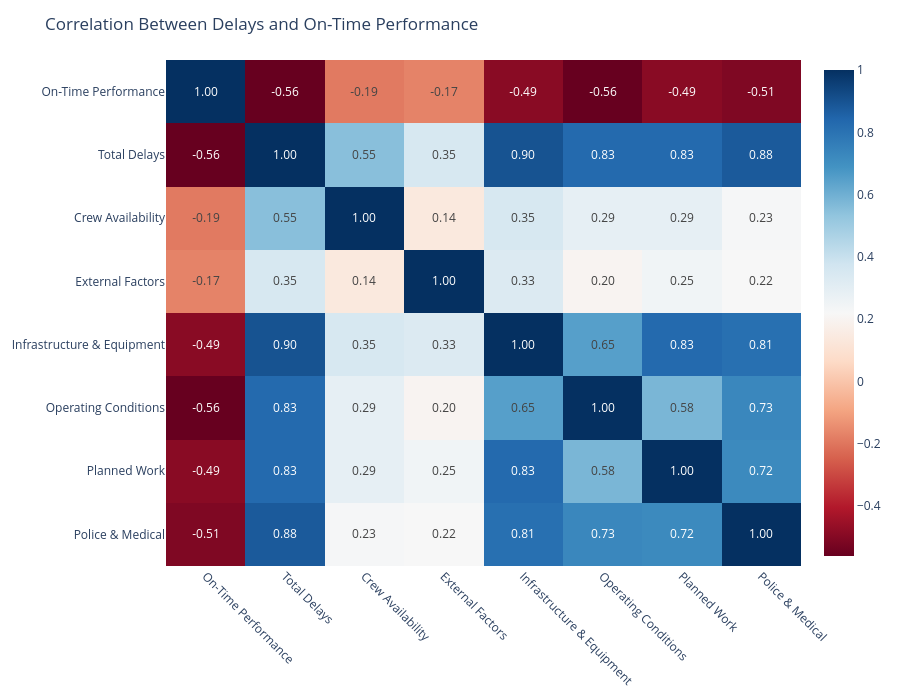

The notebook cell saved with this chart:
### Markdown cell above
**Insight:**

Roughly 70% of subway delays are driven by three categories:Police & Medical, Operating Conditions, and Infrastructure, highlighting that while some delays are external, a significant portion comes from operational inefficiencies and system limitations.

### Code cell
label_map = {
    "terminal_on_time_performance": "On-Time Performance",
    "total_delays": "Total Delays",
    "Crew Availability": "Crew Availability",
    "External Factors": "External Factors",
    "Infrastructure & Equipment": "Infrastructure & Equipment",
    "Operating Conditions": "Operating Conditions",
    "Planned ROW Work": "Planned Work",
    "Police & Medical": "Police & Medical"
}

cols = [
    "terminal_on_time_performance",
    "total_delays",
    "Crew Availability",
    "External Factors",
    "Infrastructure & Equipment",
    "Operating Conditions",
    "Planned ROW Work",
    "Police & Medical"
]

corr = merged_otp_delays[cols].corr().round(2)
corr_pretty = corr.rename(index=label_map, columns=label_map)

fig = px.imshow(
    corr_pretty,
    text_auto=True,
    color_continuous_scale="RdBu",
    aspect="auto"
)

fig.update_traces(texttemplate="%{z:.2f}")

fig.update_layout(
    title="Correlation Between Delays and On-Time Performance",
    width=900,
    height=700
)

fig.update_xaxes(tickangle=45)

fig.show()

### Figure 1 — Plotly figure (JSON) as saved in the notebook; plotly's stock layout.template omitted (floating-point values rounded to 4 significant figures)
{"data": [{"coloraxis": "coloraxis", "hovertemplate": "x: %{x}<br>y: %{y}<br>color: %{z}<extra></extra>", "name": "0", "texttemplate": "%{z:.2f}", "type": "heatmap", "x": ["On-Time Performance", "Total Delays", "Crew Availability", "External Factors", "Infrastructure & Equipment", "Operating Conditions", "Planned Work", "Police & Medical"], "xaxis": "x", "y": ["On-Time Performance", "Total Delays", "Crew Availability", "External Factors", "Infrastructure & Equipment", "Operating Conditions", "Planned Work", "Police & Medical"], "yaxis": "y", "z": [[1.0, -0.56, -0.19, -0.17, -0.49, -0.56, -0.49, -0.51], [-0.56, 1.0, 0.55, 0.35, 0.9, 0.83, 0.83, 0.88], [-0.19, 0.55, 1.0, 0.14, 0.35, 0.29, 0.29, 0.23], [-0.17, 0.35, 0.14, 1.0, 0.33, 0.2, 0.25, 0.22], [-0.49, 0.9, 0.35, 0.33, 1.0, 0.65, 0.83, 0.81], [-0.56, 0.83, 0.29, 0.2, 0.65, 1.0, 0.58, 0.73], [-0.49, 0.83, 0.29, 0.25, 0.83, 0.58, 1.0, 0.72], [-0.51, 0.88, 0.23, 0.22, 0.81, 0.73, 0.72, 1.0]]}], "layout": {"coloraxis": {"autocolorscale": false, "colorscale": [[0, "rgb(103,0,31)"], [0.1, "rgb(178,24,43)"], [0.2, "rgb(214,96,77)"], [0.3, "rgb(244,165,130)"], [0.4, "rgb(253,219,199)"], [0.5, "rgb(247,247,247)"], [0.6, "rgb(209,229,240)"], [0.7, "rgb(146,197,222)"], [0.8, "rgb(67,147,195)"], [0.9, "rgb(33,102,172)"], [1, "rgb(5,48,97)"]]}, "height": 700, "margin": {"t": 60}, "title": {"text": "Correlation Between Delays and On-Time Performance"}, "width": 900, "xaxis": {"anchor": "y", "domain": [0, 1], "tickangle": 45}, "yaxis": {"anchor": "x", "autorange": "reversed", "domain": [0, 1]}}}
